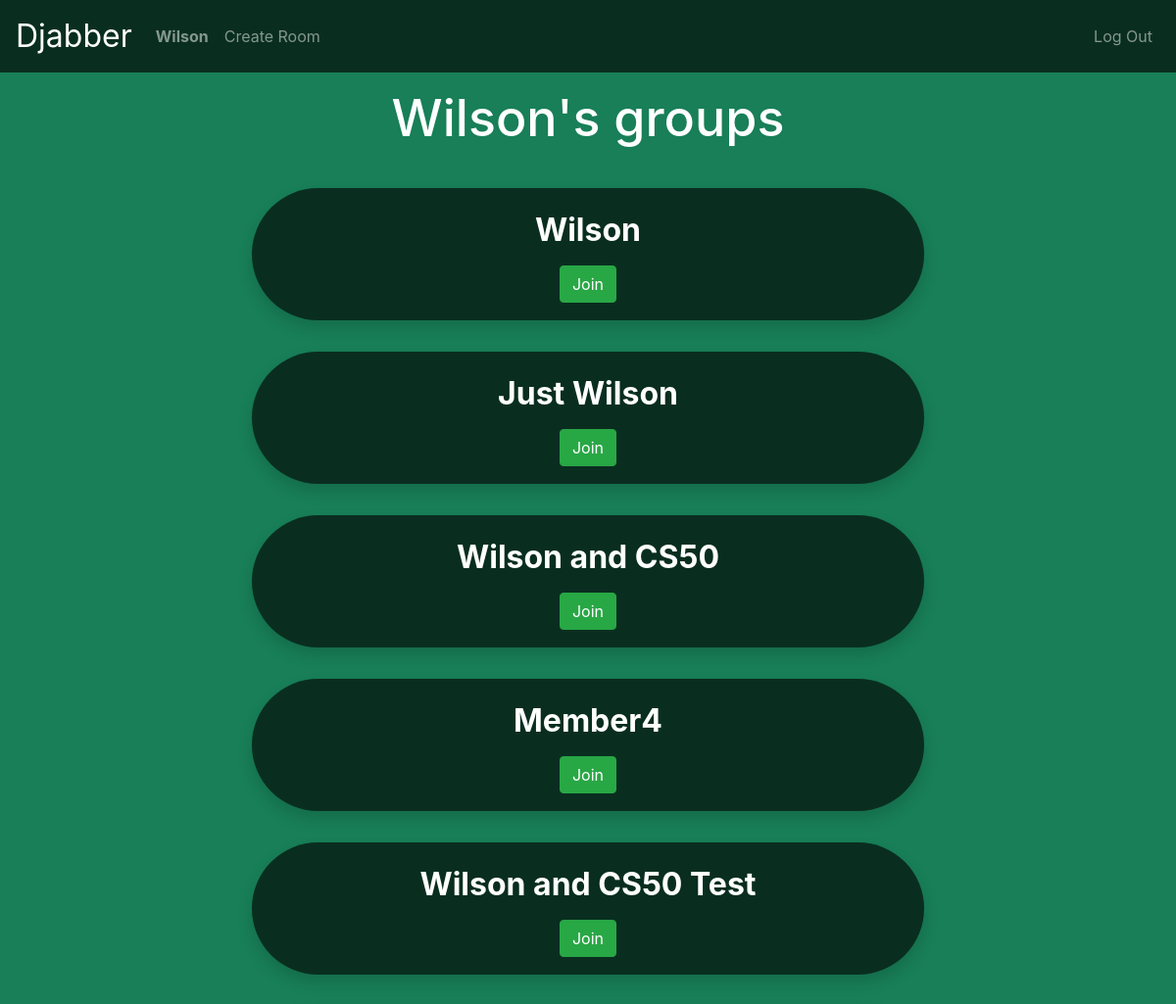
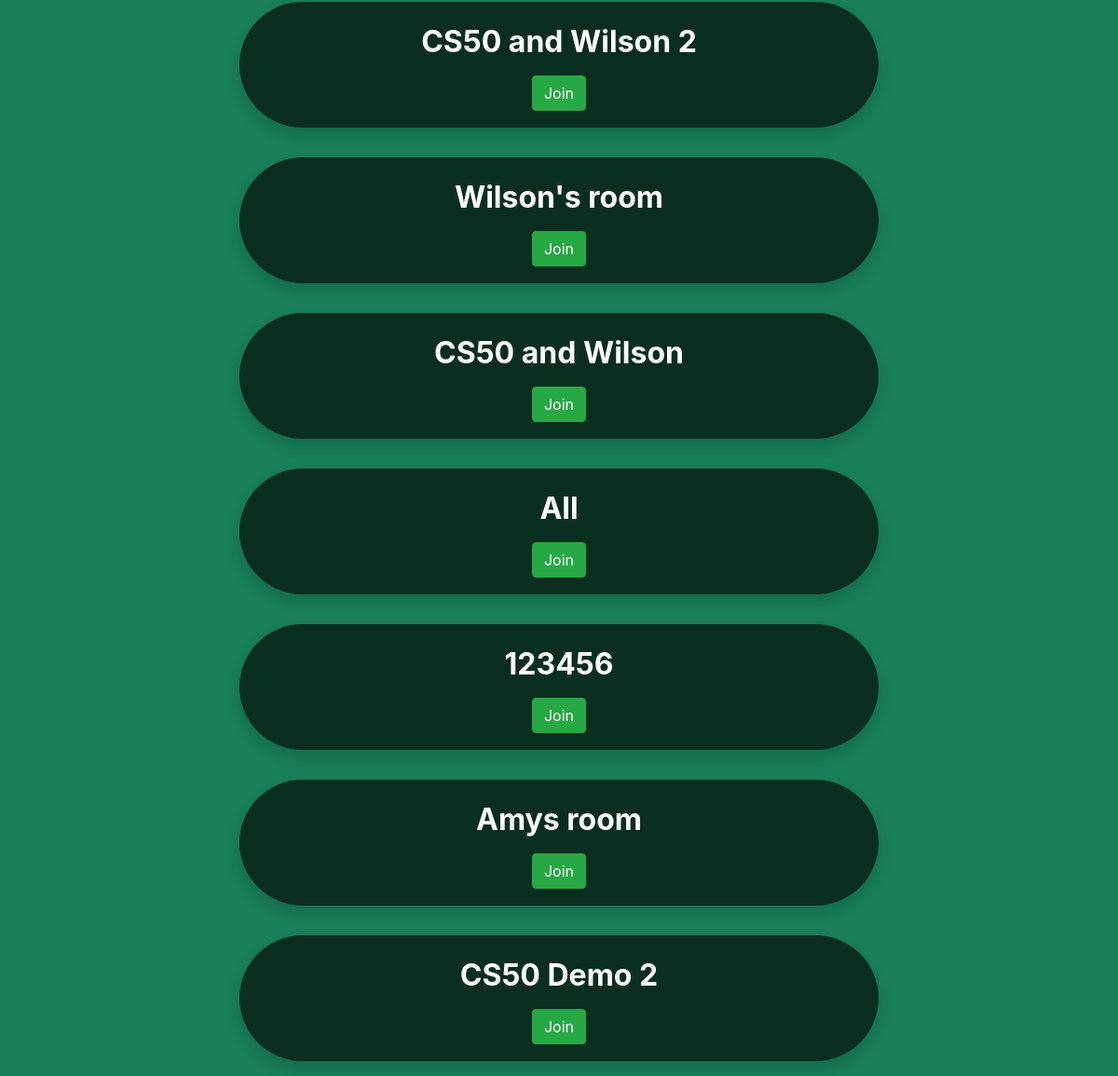
Page / (signed in) on the committed database (2 pictures, top to bottom).
### livechat/models.py (models this page shows, shortened)
class User(AbstractUser):
    pass

class Room(models.Model):
    owner = models.ForeignKey(User, on_delete=models.CASCADE, default=1)
    name = models.CharField(max_length=255)
    slug = models.SlugField(unique=True)
    members = models.ManyToManyField(User, related_name='rooms', blank=True, default=None)

### livechat/views.py (the view)
# urls.py: path("", views.index, name="index"),
def index(request):
    if request.user.is_authenticated:
        user_rooms = Room.objects.filter(members=request.user)
        return render(request, "livechat/index.html", {
            "rooms": user_rooms
        })
    else:
        return render(request, "livechat/login.html")

### livechat/templates/livechat/index.html (shortened to what this page needs)
{% extends "livechat/layout.html" %}
{% load static %}
{% block body %}
    {% if user.is_authenticated %}
        <div class="text-center">
            <h1 class="px-3 py-3 header">{{ user.username }}'s groups</h1>
        </div>
        {% for room in rooms %}
            <div class="row">
                <div class="col"></div>
                <div class="col-7 px-3 py-3">
                    <div class="p-4 django-green-bg shadow text-center custom-rounded" style="height: 135px;">
                        <h2 class="mb-3 h2 text-white font-weight-bold">{{ room.name }}</h2>
                        <a href="{% url 'room' room.slug %}" class="btn btn-success">Join</a>
                    </div>
                </div>
                <div class="col"></div>
            </div>
        {% endfor %}
    {% else %}
        <h1>Logged out</h1>
    {% endif %}
{% endblock %}

### livechat/templates/livechat/layout.html (shortened to what this page needs)
{% load static %}
<!DOCTYPE html>
<html lang="en">
    <head>
        <link rel="stylesheet" href="https://stackpath.bootstrapcdn.com/bootstrap/4.4.1/css/bootstrap.min.css">
        <link href="{% static 'livechat/styles.css' %}" rel="stylesheet">
        <link rel="stylesheet" href="https://cdnjs.cloudflare.com/ajax/libs/font-awesome/4.7.0/css/font-awesome.min.css">
    </head>
    <body>
        <nav class="navbar navbar-expand-md navbar-dark django-green-bg">
            <a class="navbar-brand" href="{% url 'index' %}">Djabber</a>
            <div class="collapse navbar-collapse">
                <ul class="navbar-nav mr-auto">
                    {% if user.is_authenticated %}
                        <li class="nav-item">
                            <a class="nav-link" href="/"><strong>{{ user.username }}</strong></a>
                        </li>
                        <li class="nav-item">
                            <a class="nav-link" href="{% url 'create_room' %}">Create Room</a>
                        </li>
                    {% endif %}
                </ul>
                <ul class="navbar-nav ml-auto">
                    {% if user.is_authenticated %}
                        <li class="nav-item">
                            <a class="nav-link" href="{% url 'logout' %}">Log Out</a>
                        </li>
                    {% endif %}
                </ul>
            </div>
        </nav>
        <div class="body">
            {% block body %}
            {% endblock %}
        </div>
    </body>
</html>

### livechat/static/livechat/styles.css (style rules this page uses)
nav .navbar-brand { font-size: xx-large; }
body { background-color: rgb(24, 127, 88); min-height: 100vh; overflow-x: hidden; }
.django-green-bg { background-color: rgb(9, 46, 32); }
.custom-rounded { border-radius: 75px; }
.header { padding: 20px; text-align: center; color: white; font-size: 52px; }

### rows in the picture
User: username "Wilson"
Room: name "Wilson"
Room: name "Just Wilson"
Room: name "Wilson and CS50"
Room: name "Member4"
Room: name "Wilson and CS50 Test"
Room: name "CS50 and Wilson 2"
Room: name "Wilson's room"
Room: name "CS50 and Wilson"
Room: name "All"
Room: name "123456"
Room: name "Amys room"
Room: name "CS50 Demo 2"
